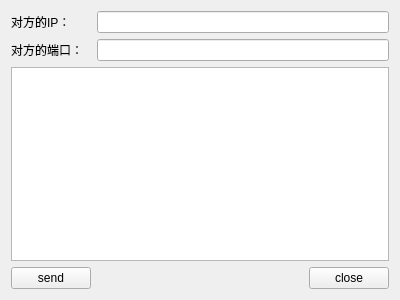
<?xml version="1.0" encoding="UTF-8"?>
<ui version="4.0">
 <class>Widget</class>
 <widget class="QWidget" name="Widget">
  <property name="geometry">
   <rect>
    <x>0</x>
    <y>0</y>
    <width>400</width>
    <height>300</height>
   </rect>
  </property>
  <property name="windowTitle">
   <string>Widget</string>
  </property>
  <layout class="QGridLayout" name="gridLayout">
   <item row="0" column="0">
    <widget class="QLabel" name="label">
     <property name="text">
      <string>对方的IP：</string>
     </property>
    </widget>
   </item>
   <item row="1" column="0">
    <widget class="QLabel" name="label_2">
     <property name="text">
      <string>对方的端口：</string>
     </property>
    </widget>
   </item>
   <item row="2" column="0" colspan="3">
    <widget class="QTextEdit" name="textEdit"/>
   </item>
   <item row="3" column="0">
    <widget class="QPushButton" name="buttonSend">
     <property name="text">
      <string>send</string>
     </property>
    </widget>
   </item>
   <item row="3" column="1">
    <spacer name="horizontalSpacer">
     <property name="orientation">
      <enum>Qt::Horizontal</enum>
     </property>
     <property name="sizeHint" stdset="0">
      <size>
       <width>217</width>
       <height>20</height>
      </size>
     </property>
    </spacer>
   </item>
   <item row="3" column="2">
    <widget class="QPushButton" name="buttonClose">
     <property name="text">
      <string>close</string>
     </property>
    </widget>
   </item>
   <item row="0" column="1" colspan="2">
    <widget class="QLineEdit" name="lineEditIP"/>
   </item>
   <item row="1" column="1" colspan="2">
    <widget class="QLineEdit" name="lineEditPort"/>
   </item>
  </layout>
 </widget>
 <layoutdefault spacing="6" margin="11"/>
 <resources/>
 <connections/>
</ui>
